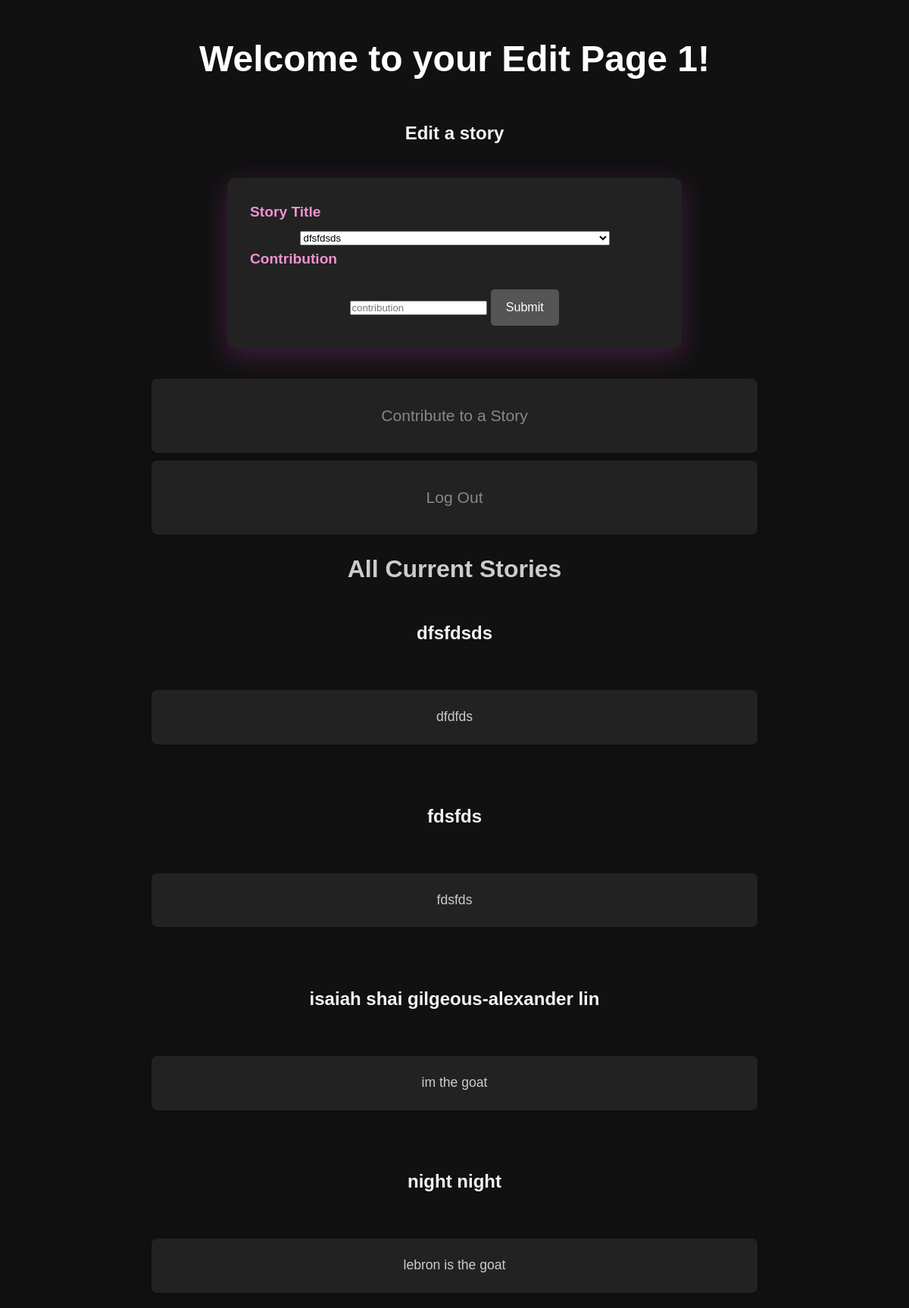
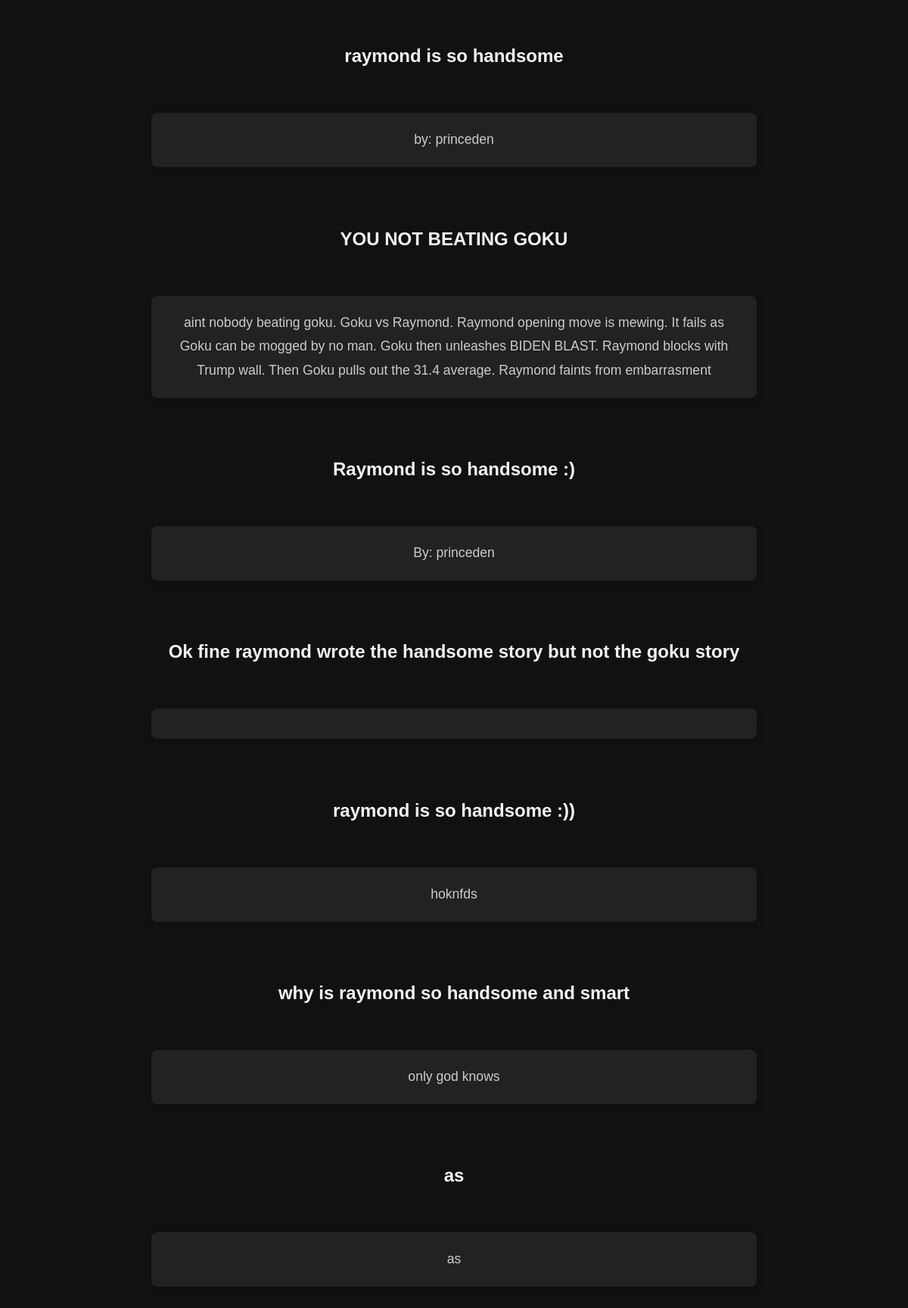
/edit_story (signed in), run on the app's committed database (2 pictures, top to bottom).
### tables this page shows
CREATE TABLE stories(story_id INTEGER PRIMARY KEY, title TEXT NOT NULL, content TEXT NOT NULL, user_id INTEGER, FOREIGN KEY (user_id) REFERENCES users(user_id));

### app/__init__.py (the view)
@app.route("/edit_story",  methods=['POST', 'GET'])
def edit_story():
    return render_template('edit_story.html', user = session["username"], stories = db_helpers.open_stories(session["user_id"]))

### app/db_helpers.py (called while the page is built)
def contributed_to_story(user_id, story_id):
    rows = []
    c.execute(f"SELECT * FROM stories WHERE story_id = {int(story_id)} AND user_id = {int(user_id)}")
    rows.append(c.fetchall())
    c.execute(f"SELECT * FROM contributions WHERE user_id = {user_id} AND story_id = {story_id}")
    rows.append(c.fetchall())
    for i in rows:
        if len(i) != 0:
            return True
    return False

def get_recent_contribution(story_id):
    c.execute(f"SELECT title, content FROM stories WHERE story_id = {story_id}")
    story = c.fetchall()[0]
    complete_story = {}
    complete_story["title"] = story[0]
    complete_story["content"] = ""
    c.execute(f"SELECT contribution FROM contributions WHERE story_id = {story_id}")
    contributions = c.fetchall()
    print(contributions)
    print(len(contributions))
    if len(contributions) == 0:
        complete_story["content"] = story[1]
    else:
        i = contributions[-1]
        complete_story["content"] = complete_story["content"] + " " + i[0]
    return complete_story

def open_stories(user_id):
    stories = []
    c.execute(f"SELECT story_id FROM stories")
    story_ids = c.fetchall()
    for id in story_ids:
        if not contributed_to_story(user_id, id[0]):
            stories.append(get_recent_contribution(id[0]))
    return stories

### app/templates/edit_story.html (shortened to what this page needs)
<!DOCTYPE html>
<html>
  <head>
    <link rel="stylesheet" href="static/styles.css">
  </head>
  <body>
    <h1>
        Welcome to your Edit Page {{ user }}!
    </h1>
    <h3> Edit a story</h3>
    <form id = "edit" action="/edited_story" method="POST">
        <label for="story_title"><b>Story Title</b></label>
        <select name="story_title" id="story_title">
            {% for story in stories %}
            <option value= "{{story['title']}}" >{{story['title']}}</option>
            {%endfor%}
          </select>
      <label for="contribution"><b>Contribution</b></label>
      <input type="contribution" placeholder="contribution" name="contribution">
      <button type="submit" name="sub1" value="submit">Submit</button>
    </form>
  <p>
    <a href="/edit_story">Contribute to a Story</a>
</p>
  <p>
      <a href="/logout">Log Out </a>
  </p>
  <h2> All Current Stories</h2>
    {% for story in stories %}
    <h3> {{story['title']}} </h3> <br>
     <p>{{story['content']}}</p>
    <br>
    {%endfor%}
  </body>

### app/static/styles.css (style rules this page uses)
* { margin: 0; padding: 0; box-sizing: border-box; font-family: Arial, sans-serif; }
body { background-color: #111; color: #f4f4f4; padding: 0; line-height: 1.6; text-align: center; }
h1 { font-size: 3em; font-weight: bold; color: #ffffff; margin-top: 40px; }
h2, h3 { font-size: 2em; color: #cccccc; margin: 20px 0; }
form { background-color: #222; padding: 30px; margin: 40px auto; border-radius: 10px; box-shadow: 0 4px 15px rgba(0, 0, 0, 0.3); max-width: 600px; }
form[id="login"], form[id="logout"], form[id="edit"], form[id="home"] { background-color: #222; padding: 30px; margin: 40px auto; border-radius: 10px; box-shadow: 0 10px 35px rgba(180, 56, 174, 0.3); max-width: 600px; }
form label { display: block; color: #888888; font-weight: bold; font-size: 1.2em; margin-bottom: 5px; text-align: left; }
form button[type="submit"], form input[type="submit"] { background-color: #555; color: white; font-size: 1em; padding: 15px 20px; margin-top: 20px; border: none; border-radius: 5px; cursor: pointer; transition: background-color 0.3s; }
label[for="passwordLN"], label[for="usernameLN"], label[for="title"], label[for="content"], label[for="story_title"], label[for="contribution"] { display: block; color: #ed93d2; font-weight: bold; font-size: 1.2em; margin-bottom: 5px; text-align: left; }
a { color: #888; text-decoration: none; font-size: 1.2em; padding: 10px; display: inline-block; transition: color 0.3s; }
h3 { font-size: 1.5em; color: #f4f4f4; margin-top: 40px; }
p { background-color: #222; padding: 20px; border-radius: 8px; font-size: 1.1em; color: #cccccc; line-height: 1.8; max-width: 800px; margin: 10px auto; box-shadow: 0 4px 10px rgba(0, 0, 0, 0.2); }

### data on the page
stories: title "dfsfdsds", content "dfdfds"
stories: title "fdsfds", content "fdsfds"
stories: title "isaiah shai gilgeous-alexander lin", content "im the goat"
stories: title "night night", content "lebron is the goat"
stories: title "raymond is so handsome", content "by: princeden"
stories: title "YOU NOT BEATING GOKU", content "aint nobody beating goku. Goku vs Raymond. Raymond opening move is mewing. It fails as Goku can be mogged by no man. Goku then unleashes BIDEN BLAST. Raymond blocks with Trump wall. Then Goku pulls out the 31.4 average. Raymond faints from embarrasment"
stories: title "Raymond is so handsome :)", content "By: princeden"
stories: title "Ok fine raymond wrote the handsome story but not the goku story"
stories: title "raymond is so handsome :))", content "hoknfds"
stories: title "why is raymond so handsome and smart", content "only god knows"
stories: title "as", content "as"

### other printed values
{{ user }} "1"
form field story_title "dfsfdsds"
